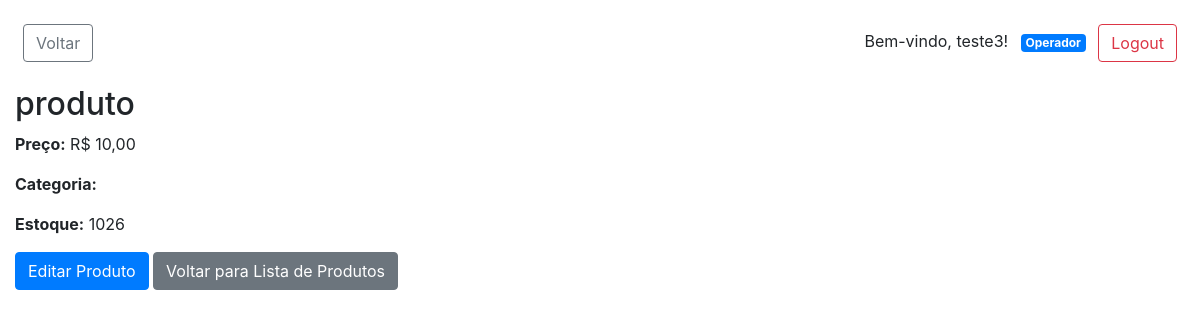
Page /pdvweb/detalhar-produto/1/ (signed in) on the earlier database version.
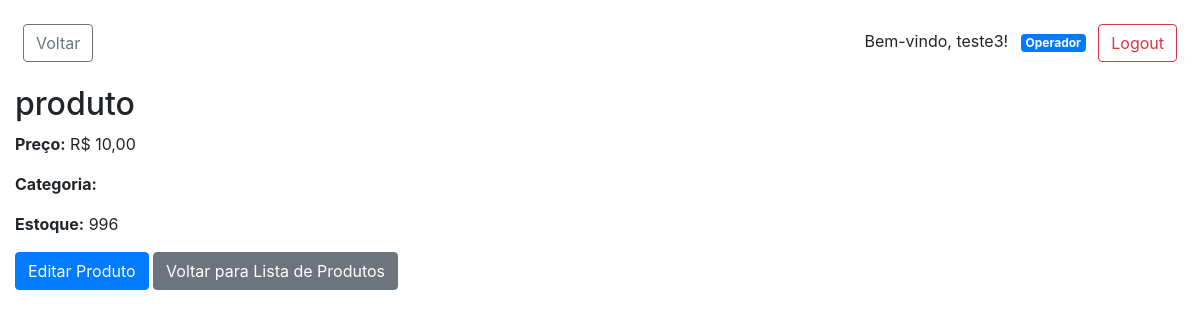
Same page on the later database version.
### pdvweb/models.py (models this page shows, shortened)
class Produto(models.Model):
    nome = models.CharField(max_length=100, unique=True)
    descricao = models.TextField(blank=True, null=True)
    preco = models.DecimalField(
        max_digits=10, decimal_places=2, validators=[MinValueValidator(0)])
    categoria = models.ForeignKey(
        Categoria, on_delete=models.SET_NULL, null=True, blank=True)
    estoque = models.PositiveIntegerField(default=0)
    data_criacao = models.DateTimeField(default=timezone.now)

### pdvweb/views.py (the view)
@login_required
def detalhar_produto(request, produto_id):
    produto = get_object_or_404(Produto, id=produto_id)
    return render(request, 'pdvweb/produto_detail.html', {'produto': produto})

### pdvweb/templates/pdvweb/produto_detail.html (shortened to what this page needs)
{% extends 'pdvweb/base.html' %}
{% block content %}
    <h2>{{ produto.nome }}</h2>
    <p><strong>Preço:</strong> R$ {{ produto.preco }}</p>
    <p><strong>Categoria:</strong> {{ produto.categoria.nome }}</p>
    <p><strong>Estoque:</strong> {{ produto.estoque }}</p>
    <a href="{% url 'pdvweb:editar_produto' produto.id %}" class="btn btn-primary">Editar Produto</a>
    <a href="{% url 'pdvweb:listar_produtos' %}" class="btn btn-secondary">Voltar para Lista de Produtos</a>
{% endblock %}

Differences in the rows shown:
changed Produto "produto": estoque "1026" → "996"
